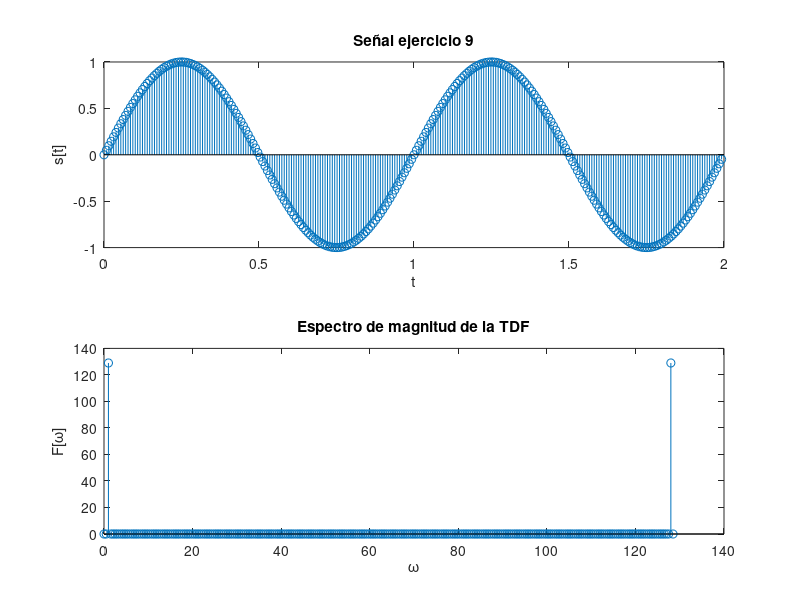

Write the MATLAB code that produced this figure.
%% Guia 1 - Ejercicio de laboratorio 9
%

%% Enunciado y resultados
% Discretice una señal senoidal con frecuencia 4000 Hz. y duración 2 seg., utilizando
% una frecuencia de muestreo de 129 Hz. Grafique el resultado y estime la frecuencia de
% la onda sinusoidal que se observa en la figura. Analice y obtenga conclusiones.

clear all;
close all;

fm = 129;
tm = 1/fm;
f = 4000;

t = 0:tm:2-tm;
s = sin(2*pi*f*t);
N = length(t);
df = fm/N;
deltaf = 0:df:fm-df;

subplot(2,1,1), stem(t,s); title('Señal ejercicio 9');
xlabel('t'); ylabel('s[t]');
subplot(2,1,2), stem(deltaf,abs(fft(s)));
title('Espectro de magnitud de la TDF'); xlabel('\omega'); ylabel('F[\omega]');

% Estimamos la frecuencia de la onda senoidal observada en la figura.

k = ceil(f/fm);
falias = k*fm-f;

if falias>fm/2
    falias = fm/2-(falias-fm/2);
end
if deltaf(3) == falias
    display(sprintf('f=%d Hz aparece como alias de %d Hz.',...
    f,deltaf(3)));
end

%% Conclusiones
% Debido a que no se respetó el teorema del muestreo de Nyquist-Shannon, al
% utilizar una frecuencia de 129 Hz para muestrear una señal de 4000 Hz, se
% va a producir alias. En este caso, la señal de 4000 Hz aparece como una
% señal de 1 Hz.